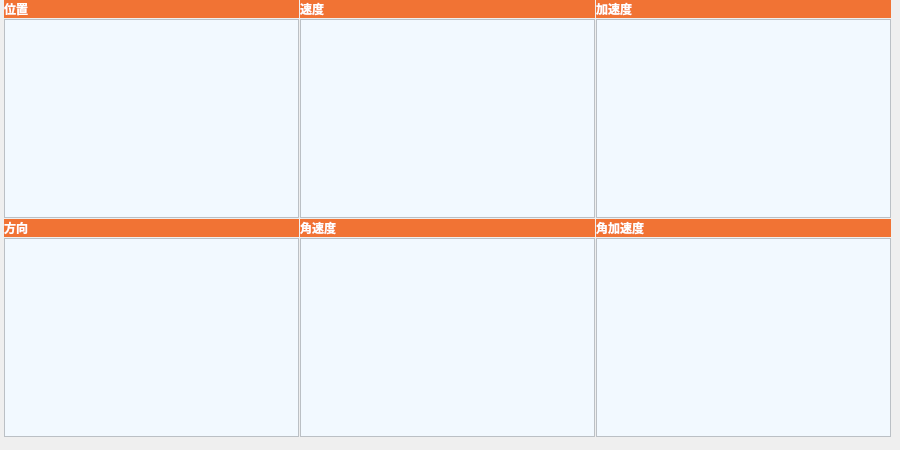
    <widget class="QWidget" name="tab_5">
     <attribute name="title">
      <string>模拟数据—运动学特征</string>
     </attribute>
     <widget class="QWidget" name="gridLayoutWidget_4">
      <property name="geometry">
       <rect>
        <x>0</x>
        <y>0</y>
        <width>891</width>
        <height>441</height>
       </rect>
      </property>
      <property name="font">
       <font>
        <family>Adobe 繁黑體 Std B</family>
        <weight>75</weight>
        <bold>true</bold>
       </font>
      </property>
      <layout class="QGridLayout" name="gridLayout_4">
       <property name="leftMargin">
        <number>4</number>
       </property>
       <property name="bottomMargin">
        <number>4</number>
       </property>
       <property name="spacing">
        <number>1</number>
       </property>
       <item row="2" column="2">
        <widget class="QLabel" name="label_20">
         <property name="palette">
          <palette>
           <active>
            <colorrole role="WindowText">
             <brush brushstyle="SolidPattern">
              <color alpha="255">
               <red>255</red>
               <green>255</green>
               <blue>255</blue>
              </color>
             </brush>
            </colorrole>
            <colorrole role="Button">
             <brush brushstyle="SolidPattern">
              <color alpha="255">
               <red>241</red>
               <green>115</green>
               <blue>52</blue>
              </color>
             </brush>
            </colorrole>
            <colorrole role="Base">
             <brush brushstyle="SolidPattern">
              <color alpha="255">
               <red>241</red>
               <green>115</green>
               <blue>52</blue>
              </color>
             </brush>
            </colorrole>
            <colorrole role="Window">
             <brush brushstyle="SolidPattern">
              <color alpha="255">
               <red>241</red>
               <green>115</green>
               <blue>52</blue>
              </color>
             </brush>
            </colorrole>
           </active>
           <inactive>
            <colorrole role="WindowText">
             <brush brushstyle="SolidPattern">
              <color alpha="255">
               <red>255</red>
               <green>255</green>
               <blue>255</blue>
              </color>
             </brush>
            </colorrole>
            <colorrole role="Button">
             <brush brushstyle="SolidPattern">
              <color alpha="255">
               <red>241</red>
               <green>115</green>
               <blue>52</blue>
              </color>
             </brush>
            </colorrole>
            <colorrole role="Base">
             <brush brushstyle="SolidPattern">
              <color alpha="255">
               <red>241</red>
               <green>115</green>
               <blue>52</blue>
              </color>
             </brush>
            </colorrole>
            <colorrole role="Window">
             <brush brushstyle="SolidPattern">
              <color alpha="255">
               <red>241</red>
               <green>115</green>
               <blue>52</blue>
              </color>
             </brush>
            </colorrole>
           </inactive>
           <disabled>
            <colorrole role="WindowText">
             <brush brushstyle="SolidPattern">
              <color alpha="255">
               <red>120</red>
               <green>120</green>
               <blue>120</blue>
              </color>
             </brush>
            </colorrole>
            <colorrole role="Button">
             <brush brushstyle="SolidPattern">
              <color alpha="255">
               <red>241</red>
               <green>115</green>
               <blue>52</blue>
              </color>
             </brush>
            </colorrole>
            <colorrole role="Base">
             <brush brushstyle="SolidPattern">
              <color alpha="255">
               <red>241</red>
               <green>115</green>
               <blue>52</blue>
              </color>
             </brush>
            </colorrole>
            <colorrole role="Window">
             <brush brushstyle="SolidPattern">
              <color alpha="255">
               <red>241</red>
               <green>115</green>
               <blue>52</blue>
              </color>
             </brush>
            </colorrole>
           </disabled>
          </palette>
         </property>
         <property name="font">
          <font>
           <family>等线</family>
           <weight>75</weight>
           <bold>true</bold>
          </font>
         </property>
         <property name="styleSheet">
          <string notr="true">background-color: rgb(226, 226, 226);
background-color: rgb(241, 115, 52);</string>
         </property>
         <property name="text">
          <string>角加速度</string>
         </property>
        </widget>
       </item>
       <item row="2" column="0">
        <widget class="QLabel" name="label_23">
         <property name="palette">
          <palette>
           <active>
            <colorrole role="WindowText">
             <brush brushstyle="SolidPattern">
              <color alpha="255">
               <red>255</red>
               <green>255</green>
               <blue>255</blue>
              </color>
             </brush>
            </colorrole>
            <colorrole role="Button">
             <brush brushstyle="SolidPattern">
              <color alpha="255">
               <red>241</red>
               <green>115</green>
               <blue>52</blue>
              </color>
             </brush>
            </colorrole>
            <colorrole role="Base">
             <brush brushstyle="SolidPattern">
              <color alpha="255">
               <red>241</red>
               <green>115</green>
               <blue>52</blue>
              </color>
             </brush>
            </colorrole>
            <colorrole role="Window">
             <brush brushstyle="SolidPattern">
              <color alpha="255">
               <red>241</red>
               <green>115</green>
               <blue>52</blue>
              </color>
             </brush>
            </colorrole>
           </active>
           <inactive>
            <colorrole role="WindowText">
             <brush brushstyle="SolidPattern">
              <color alpha="255">
               <red>255</red>
               <green>255</green>
               <blue>255</blue>
              </color>
             </brush>
            </colorrole>
            <colorrole role="Button">
             <brush brushstyle="SolidPattern">
              <color alpha="255">
               <red>241</red>
               <green>115</green>
               <blue>52</blue>
              </color>
             </brush>
            </colorrole>
            <colorrole role="Base">
             <brush brushstyle="SolidPattern">
              <color alpha="255">
               <red>241</red>
               <green>115</green>
               <blue>52</blue>
              </color>
             </brush>
            </colorrole>
            <colorrole role="Window">
             <brush brushstyle="SolidPattern">
              <color alpha="255">
               <red>241</red>
               <green>115</green>
               <blue>52</blue>
              </color>
             </brush>
            </colorrole>
           </inactive>
           <disabled>
            <colorrole role="WindowText">
             <brush brushstyle="SolidPattern">
              <color alpha="255">
               <red>120</red>
               <green>120</green>
               <blue>120</blue>
              </color>
             </brush>
            </colorrole>
            <colorrole role="Button">
             <brush brushstyle="SolidPattern">
              <color alpha="255">
               <red>241</red>
               <green>115</green>
               <blue>52</blue>
              </color>
             </brush>
            </colorrole>
            <colorrole role="Base">
             <brush brushstyle="SolidPattern">
              <color alpha="255">
               <red>241</red>
               <green>115</green>
               <blue>52</blue>
              </color>
             </brush>
            </colorrole>
            <colorrole role="Window">
             <brush brushstyle="SolidPattern">
              <color alpha="255">
               <red>241</red>
               <green>115</green>
               <blue>52</blue>
              </color>
             </brush>
            </colorrole>
           </disabled>
          </palette>
         </property>
         <property name="font">
          <font>
           <family>等线</family>
           <weight>75</weight>
           <bold>true</bold>
          </font>
         </property>
         <property name="styleSheet">
          <string notr="true">background-color: rgb(226, 226, 226);
background-color: rgb(241, 115, 52);</string>
         </property>
         <property name="text">
          <string>方向</string>
         </property>
        </widget>
       </item>
       <item row="0" column="0">
        <widget class="QLabel" name="label_17">
         <property name="palette">
          <palette>
           <active>
            <colorrole role="WindowText">
             <brush brushstyle="SolidPattern">
              <color alpha="255">
               <red>255</red>
               <green>255</green>
               <blue>255</blue>
              </color>
             </brush>
            </colorrole>
            <colorrole role="Button">
             <brush brushstyle="SolidPattern">
              <color alpha="255">
               <red>241</red>
               <green>115</green>
               <blue>52</blue>
              </color>
             </brush>
            </colorrole>
            <colorrole role="Base">
             <brush brushstyle="SolidPattern">
              <color alpha="255">
               <red>241</red>
               <green>115</green>
               <blue>52</blue>
              </color>
             </brush>
            </colorrole>
            <colorrole role="Window">
             <brush brushstyle="SolidPattern">
              <color alpha="255">
               <red>241</red>
               <green>115</green>
               <blue>52</blue>
              </color>
             </brush>
            </colorrole>
           </active>
           <inactive>
            <colorrole role="WindowText">
             <brush brushstyle="SolidPattern">
              <color alpha="255">
               <red>255</red>
               <green>255</green>
               <blue>255</blue>
              </color>
             </brush>
            </colorrole>
            <colorrole role="Button">
             <brush brushstyle="SolidPattern">
              <color alpha="255">
               <red>241</red>
               <green>115</green>
               <blue>52</blue>
              </color>
             </brush>
            </colorrole>
            <colorrole role="Base">
             <brush brushstyle="SolidPattern">
              <color alpha="255">
               <red>241</red>
               <green>115</green>
               <blue>52</blue>
              </color>
             </brush>
            </colorrole>
            <colorrole role="Window">
             <brush brushstyle="SolidPattern">
              <color alpha="255">
               <red>241</red>
               <green>115</green>
               <blue>52</blue>
              </color>
             </brush>
            </colorrole>
           </inactive>
           <disabled>
            <colorrole role="WindowText">
             <brush brushstyle="SolidPattern">
              <color alpha="255">
               <red>120</red>
               <green>120</green>
               <blue>120</blue>
              </color>
             </brush>
            </colorrole>
            <colorrole role="Button">
             <brush brushstyle="SolidPattern">
              <color alpha="255">
               <red>241</red>
               <green>115</green>
               <blue>52</blue>
              </color>
             </brush>
            </colorrole>
            <colorrole role="Base">
             <brush brushstyle="SolidPattern">
              <color alpha="255">
               <red>241</red>
               <green>115</green>
               <blue>52</blue>
              </color>
             </brush>
            </colorrole>
            <colorrole role="Window">
             <brush brushstyle="SolidPattern">
              <color alpha="255">
               <red>241</red>
               <green>115</green>
               <blue>52</blue>
              </color>
             </brush>
            </colorrole>
           </disabled>
          </palette>
         </property>
         <property name="font">
          <font>
           <family>等线</family>
           <weight>75</weight>
           <bold>true</bold>
          </font>
         </property>
         <property name="styleSheet">
          <string notr="true">background-color: rgb(226, 226, 226);
background-color: rgb(241, 115, 52);</string>
         </property>
         <property name="text">
          <string>位置</string>
         </property>
        </widget>
       </item>
       <item row="3" column="0">
        <widget class="plotWidget" name="kinematics_orientation_plot">
         <property name="font">
          <font>
           <family>Adobe 繁黑體 Std B</family>
           <weight>75</weight>
           <bold>true</bold>
          </font>
         </property>
         <property name="styleSheet">
          <string notr="true">background-color: rgb(242, 249, 255);</string>
         </property>
        </widget>
       </item>
       <item row="2" column="1">
        <widget class="QLabel" name="label_22">
         <property name="palette">
          <palette>
           <active>
            <colorrole role="WindowText">
             <brush brushstyle="SolidPattern">
              <color alpha="255">
               <red>255</red>
               <green>255</green>
               <blue>255</blue>
              </color>
             </brush>
            </colorrole>
            <colorrole role="Button">
             <brush brushstyle="SolidPattern">
              <color alpha="255">
               <red>241</red>
               <green>115</green>
               <blue>52</blue>
              </color>
             </brush>
            </colorrole>
            <colorrole role="Base">
             <brush brushstyle="SolidPattern">
              <color alpha="255">
               <red>241</red>
               <green>115</green>
               <blue>52</blue>
              </color>
             </brush>
            </colorrole>
            <colorrole role="Window">
             <brush brushstyle="SolidPattern">
              <color alpha="255">
               <red>241</red>
               <green>115</green>
               <blue>52</blue>
              </color>
             </brush>
            </colorrole>
           </active>
           <inactive>
            <colorrole role="WindowText">
             <brush brushstyle="SolidPattern">
              <color alpha="255">
               <red>255</red>
               <green>255</green>
               <blue>255</blue>
              </color>
             </brush>
            </colorrole>
            <colorrole role="Button">
             <brush brushstyle="SolidPattern">
              <color alpha="255">
               <red>241</red>
               <green>115</green>
               <blue>52</blue>
              </color>
             </brush>
            </colorrole>
            <colorrole role="Base">
             <brush brushstyle="SolidPattern">
              <color alpha="255">
               <red>241</red>
               <green>115</green>
               <blue>52</blue>
              </color>
             </brush>
            </colorrole>
            <colorrole role="Window">
             <brush brushstyle="SolidPattern">
              <color alpha="255">
               <red>241</red>
               <green>115</green>
               <blue>52</blue>
              </color>
             </brush>
            </colorrole>
           </inactive>
           <disabled>
            <colorrole role="WindowText">
             <brush brushstyle="SolidPattern">
              <color alpha="255">
               <red>120</red>
               <green>120</green>
               <blue>120</blue>
              </color>
             </brush>
            </colorrole>
            <colorrole role="Button">
             <brush brushstyle="SolidPattern">
              <color alpha="255">
               <red>241</red>
               <green>115</green>
               <blue>52</blue>
              </color>
             </brush>
            </colorrole>
            <colorrole role="Base">
             <brush brushstyle="SolidPattern">
              <color alpha="255">
               <red>241</red>
               <green>115</green>
               <blue>52</blue>
              </color>
             </brush>
            </colorrole>
            <colorrole role="Window">
             <brush brushstyle="SolidPattern">
              <color alpha="255">
               <red>241</red>
               <green>115</green>
               <blue>52</blue>
              </color>
             </brush>
            </colorrole>
           </disabled>
          </palette>
         </property>
         <property name="font">
          <font>
           <family>等线</family>
           <weight>75</weight>
           <bold>true</bold>
          </font>
         </property>
         <property name="styleSheet">
          <string notr="true">background-color: rgb(226, 226, 226);
background-color: rgb(241, 115, 52);</string>
         </property>
         <property name="text">
          <string>角速度</string>
         </property>
        </widget>
       </item>
       <item row="3" column="2">
        <widget class="plotWidget" name="kinematics_angular_acceleration_plot">
         <property name="font">
          <font>
           <family>Adobe 繁黑體 Std B</family>
           <weight>75</weight>
           <bold>true</bold>
          </font>
         </property>
         <property name="styleSheet">
          <string notr="true">background-color: rgb(242, 249, 255);</string>
         </property>
        </widget>
       </item>
       <item row="3" column="1">
        <widget class="plotWidget" name="kinematics_angular_velocity_plot">
         <property name="font">
          <font>
           <family>Adobe 繁黑體 Std B</family>
           <weight>75</weight>
           <bold>true</bold>
          </font>
         </property>
         <property name="styleSheet">
          <string notr="true">background-color: rgb(242, 249, 255);</string>
         </property>
        </widget>
       </item>
       <item row="1" column="0">
        <widget class="plotWidget" name="kinematics_position_plot">
         <property name="font">
          <font>
           <family>Adobe 繁黑體 Std B</family>
           <weight>75</weight>
           <bold>true</bold>
          </font>
         </property>
         <property name="styleSheet">
          <string notr="true">background-color: rgb(242, 249, 255);</string>
         </property>
        </widget>
       </item>
       <item row="0" column="1">
        <widget class="QLabel" name="label_15">
         <property name="palette">
          <palette>
           <active>
            <colorrole role="WindowText">
             <brush brushstyle="SolidPattern">
              <color alpha="255">
               <red>255</red>
               <green>255</green>
               <blue>255</blue>
              </color>
             </brush>
            </colorrole>
            <colorrole role="Button">
             <brush brushstyle="SolidPattern">
              <color alpha="255">
               <red>241</red>
               <green>115</green>
               <blue>52</blue>
              </color>
             </brush>
            </colorrole>
            <colorrole role="Base">
             <brush brushstyle="SolidPattern">
              <color alpha="255">
               <red>241</red>
               <green>115</green>
               <blue>52</blue>
              </color>
             </brush>
            </colorrole>
            <colorrole role="Window">
             <brush brushstyle="SolidPattern">
              <color alpha="255">
               <red>241</red>
               <green>115</green>
               <blue>52</blue>
              </color>
             </brush>
            </colorrole>
           </active>
           <inactive>
            <colorrole role="WindowText">
             <brush brushstyle="SolidPattern">
              <color alpha="255">
               <red>255</red>
               <green>255</green>
               <blue>255</blue>
              </color>
             </brush>
            </colorrole>
            <colorrole role="Button">
             <brush brushstyle="SolidPattern">
              <color alpha="255">
               <red>241</red>
               <green>115</green>
               <blue>52</blue>
              </color>
             </brush>
            </colorrole>
            <colorrole role="Base">
             <brush brushstyle="SolidPattern">
              <color alpha="255">
               <red>241</red>
               <green>115</green>
               <blue>52</blue>
              </color>
             </brush>
            </colorrole>
            <colorrole role="Window">
             <brush brushstyle="SolidPattern">
              <color alpha="255">
               <red>241</red>
               <green>115</green>
               <blue>52</blue>
              </color>
             </brush>
            </colorrole>
           </inactive>
           <disabled>
            <colorrole role="WindowText">
             <brush brushstyle="SolidPattern">
              <color alpha="255">
               <red>120</red>
               <green>120</green>
               <blue>120</blue>
              </color>
             </brush>
            </colorrole>
            <colorrole role="Button">
             <brush brushstyle="SolidPattern">
              <color alpha="255">
               <red>241</red>
               <green>115</green>
               <blue>52</blue>
              </color>
             </brush>
            </colorrole>
            <colorrole role="Base">
             <brush brushstyle="SolidPattern">
              <color alpha="255">
               <red>241</red>
               <green>115</green>
               <blue>52</blue>
              </color>
             </brush>
            </colorrole>
            <colorrole role="Window">
             <brush brushstyle="SolidPattern">
              <color alpha="255">
               <red>241</red>
               <green>115</green>
               <blue>52</blue>
              </color>
             </brush>
            </colorrole>
           </disabled>
          </palette>
         </property>
         <property name="font">
          <font>
           <family>等线</family>
           <weight>75</weight>
           <bold>true</bold>
          </font>
         </property>
         <property name="styleSheet">
          <string notr="true">background-color: rgb(226, 226, 226);
background-color: rgb(241, 115, 52);</string>
         </property>
         <property name="text">
          <string>速度</string>
         </property>
        </widget>
       </item>
       <item row="1" column="1">
        <widget class="plotWidget" name="kinematics_linear_velocity_plot">
         <property name="font">
          <font>
           <family>Adobe 繁黑體 Std B</family>
           <weight>75</weight>
           <bold>true</bold>
          </font>
         </property>
         <property name="styleSheet">
          <string notr="true">background-color: rgb(242, 249, 255);</string>
         </property>
        </widget>
       </item>
       <item row="0" column="2">
        <widget class="QLabel" name="label_16">
         <property name="palette">
          <palette>
           <active>
            <colorrole role="WindowText">
             <brush brushstyle="SolidPattern">
              <color alpha="255">
               <red>255</red>
               <green>255</green>
               <blue>255</blue>
              </color>
             </brush>
            </colorrole>
            <colorrole role="Button">
             <brush brushstyle="SolidPattern">
              <color alpha="255">
               <red>241</red>
               <green>115</green>
               <blue>52</blue>
              </color>
             </brush>
            </colorrole>
            <colorrole role="Base">
             <brush brushstyle="SolidPattern">
              <color alpha="255">
               <red>241</red>
               <green>115</green>
               <blue>52</blue>
              </color>
             </brush>
            </colorrole>
            <colorrole role="Window">
             <brush brushstyle="SolidPattern">
              <color alpha="255">
               <red>241</red>
               <green>115</green>
               <blue>52</blue>
              </color>
             </brush>
            </colorrole>
           </active>
           <inactive>
            <colorrole role="WindowText">
             <brush brushstyle="SolidPattern">
              <color alpha="255">
               <red>255</red>
               <green>255</green>
               <blue>255</blue>
              </color>
             </brush>
            </colorrole>
            <colorrole role="Button">
             <brush brushstyle="SolidPattern">
              <color alpha="255">
               <red>241</red>
               <green>115</green>
               <blue>52</blue>
              </color>
             </brush>
            </colorrole>
            <colorrole role="Base">
             <brush brushstyle="SolidPattern">
              <color alpha="255">
               <red>241</red>
               <green>115</green>
               <blue>52</blue>
              </color>
             </brush>
            </colorrole>
            <colorrole role="Window">
             <brush brushstyle="SolidPattern">
              <color alpha="255">
               <red>241</red>
               <green>115</green>
               <blue>52</blue>
              </color>
             </brush>
            </colorrole>
           </inactive>
           <disabled>
            <colorrole role="WindowText">
             <brush brushstyle="SolidPattern">
              <color alpha="255">
               <red>120</red>
               <green>120</green>
               <blue>120</blue>
              </color>
             </brush>
            </colorrole>
            <colorrole role="Button">
             <brush brushstyle="SolidPattern">
              <color alpha="255">
               <red>241</red>
               <green>115</green>
               <blue>52</blue>
              </color>
             </brush>
            </colorrole>
            <colorrole role="Base">
             <brush brushstyle="SolidPattern">
              <color alpha="255">
               <red>241</red>
               <green>115</green>
               <blue>52</blue>
              </color>
             </brush>
            </colorrole>
            <colorrole role="Window">
             <brush brushstyle="SolidPattern">
              <color alpha="255">
               <red>241</red>
               <green>115</green>
               <blue>52</blue>
              </color>
             </brush>
            </colorrole>
           </disabled>
          </palette>
         </property>
         <property name="font">
          <font>
           <family>等线</family>
           <weight>75</weight>
           <bold>true</bold>
          </font>
         </property>
         <property name="styleSheet">
          <string notr="true">background-color: rgb(226, 226, 226);
background-color: rgb(241, 115, 52);</string>
         </property>
         <property name="text">
          <string>加速度</string>
         </property>
        </widget>
       </item>
       <item row="1" column="2">
        <widget class="plotWidget" name="kinematics_linear_acceleration_plot">
         <property name="font">
          <font>
           <family>Adobe 繁黑體 Std B</family>
           <weight>75</weight>
           <bold>true</bold>
          </font>
         </property>
         <property name="styleSheet">
          <string notr="true">background-color: rgb(242, 249, 255);</string>
         </property>
        </widget>
       </item>
      </layout>
     </widget>
    </widget>
